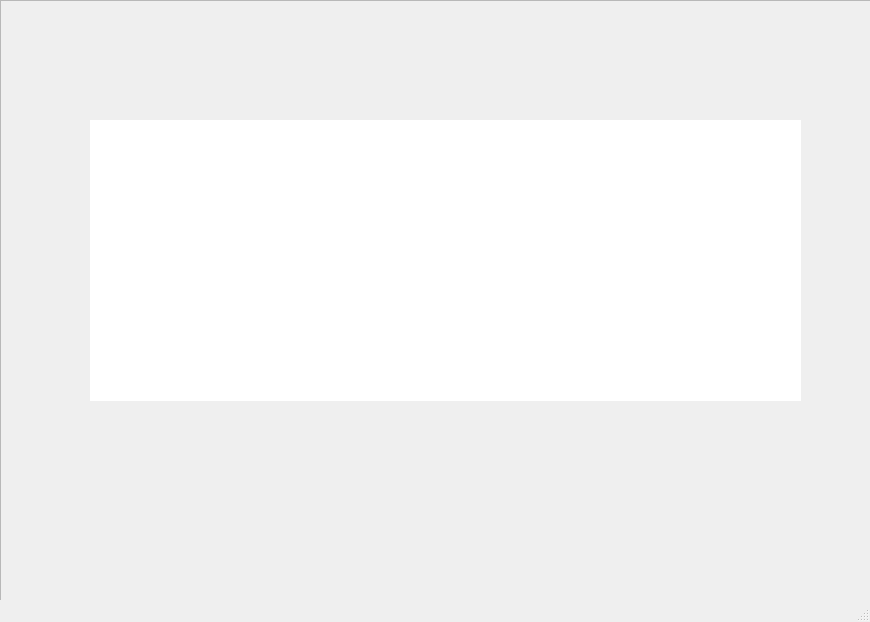
<?xml version="1.0" encoding="UTF-8"?>
<ui version="4.0">
 <class>MainWindow</class>
 <widget class="QMainWindow" name="MainWindow">
  <property name="geometry">
   <rect>
    <x>0</x>
    <y>0</y>
    <width>870</width>
    <height>622</height>
   </rect>
  </property>
  <property name="windowTitle">
   <string>MainWindow</string>
  </property>
  <widget class="QWidget" name="centralwidget">
   <widget class="QFrame" name="frame">
    <property name="geometry">
     <rect>
      <x>0</x>
      <y>0</y>
      <width>871</width>
      <height>1021</height>
     </rect>
    </property>
    <property name="frameShape">
     <enum>QFrame::StyledPanel</enum>
    </property>
    <property name="frameShadow">
     <enum>QFrame::Raised</enum>
    </property>
    <widget class="QTextBrowser" name="result_consol">
     <property name="geometry">
      <rect>
       <x>90</x>
       <y>120</y>
       <width>711</width>
       <height>281</height>
      </rect>
     </property>
     <property name="font">
      <font>
       <family>LG Smart UI Regular</family>
       <pointsize>18</pointsize>
      </font>
     </property>
     <property name="autoFillBackground">
      <bool>true</bool>
     </property>
     <property name="frameShape">
      <enum>QFrame::Box</enum>
     </property>
     <property name="frameShadow">
      <enum>QFrame::Sunken</enum>
     </property>
     <property name="lineWidth">
      <number>-1</number>
     </property>
     <property name="midLineWidth">
      <number>1</number>
     </property>
     <property name="tabChangesFocus">
      <bool>false</bool>
     </property>
     <property name="html">
      <string>&lt;!DOCTYPE HTML PUBLIC &quot;-//W3C//DTD HTML 4.0//EN&quot; &quot;http://www.w3.org/TR/REC-html40/strict.dtd&quot;&gt;
&lt;html&gt;&lt;head&gt;&lt;meta name=&quot;qrichtext&quot; content=&quot;1&quot; /&gt;&lt;style type=&quot;text/css&quot;&gt;
p, li { white-space: pre-wrap; }
&lt;/style&gt;&lt;/head&gt;&lt;body style=&quot; font-family:'LG Smart UI Regular'; font-size:18pt; font-weight:400; font-style:normal;&quot;&gt;
&lt;p align=&quot;center&quot; style=&quot; margin-top:0px; margin-bottom:0px; margin-left:0px; margin-right:0px; -qt-block-indent:0; text-indent:0px;&quot;&gt;&lt;span style=&quot; font-family:'Gulim'; font-size:16pt; color:#ffffff;&quot;&gt;~역에서 만나&lt;/span&gt;&lt;/p&gt;&lt;/body&gt;&lt;/html&gt;</string>
     </property>
     <property name="openLinks">
      <bool>false</bool>
     </property>
    </widget>
    <widget class="QLabel" name="home">
     <property name="enabled">
      <bool>true</bool>
     </property>
     <property name="geometry">
      <rect>
       <x>70</x>
       <y>20</y>
       <width>71</width>
       <height>71</height>
      </rect>
     </property>
     <property name="font">
      <font>
       <family>1훈솜사탕 R</family>
       <pointsize>14</pointsize>
      </font>
     </property>
     <property name="cursor">
      <cursorShape>PointingHandCursor</cursorShape>
     </property>
     <property name="autoFillBackground">
      <bool>true</bool>
     </property>
     <property name="text">
      <string/>
     </property>
     <property name="textFormat">
      <enum>Qt::AutoText</enum>
     </property>
     <property name="pixmap">
      <pixmap resource="subway_map.qrc">:/home/cabin.png</pixmap>
     </property>
     <property name="scaledContents">
      <bool>true</bool>
     </property>
     <property name="alignment">
      <set>Qt::AlignCenter</set>
     </property>
     <property name="wordWrap">
      <bool>false</bool>
     </property>
     <property name="margin">
      <number>0</number>
     </property>
    </widget>
    <widget class="QLabel" name="to_way_lbl">
     <property name="geometry">
      <rect>
       <x>350</x>
       <y>960</y>
       <width>191</width>
       <height>61</height>
      </rect>
     </property>
     <property name="font">
      <font>
       <family>LG Smart UI SemiBold</family>
       <pointsize>12</pointsize>
       <weight>75</weight>
       <bold>true</bold>
      </font>
     </property>
     <property name="text">
      <string>How to get there?</string>
     </property>
     <property name="alignment">
      <set>Qt::AlignCenter</set>
     </property>
    </widget>
    <widget class="QLabel" name="label">
     <property name="geometry">
      <rect>
       <x>80</x>
       <y>470</y>
       <width>731</width>
       <height>91</height>
      </rect>
     </property>
     <property name="text">
      <string/>
     </property>
     <property name="scaledContents">
      <bool>true</bool>
     </property>
    </widget>
   </widget>
  </widget>
  <widget class="QMenuBar" name="menubar">
   <property name="geometry">
    <rect>
     <x>0</x>
     <y>0</y>
     <width>870</width>
     <height>31</height>
    </rect>
   </property>
  </widget>
  <widget class="QStatusBar" name="statusbar"/>
 </widget>
 <resources>
  <include location="subway_map.qrc"/>
  <include location="subway_map.qrc"/>
 </resources>
 <connections/>
</ui>
